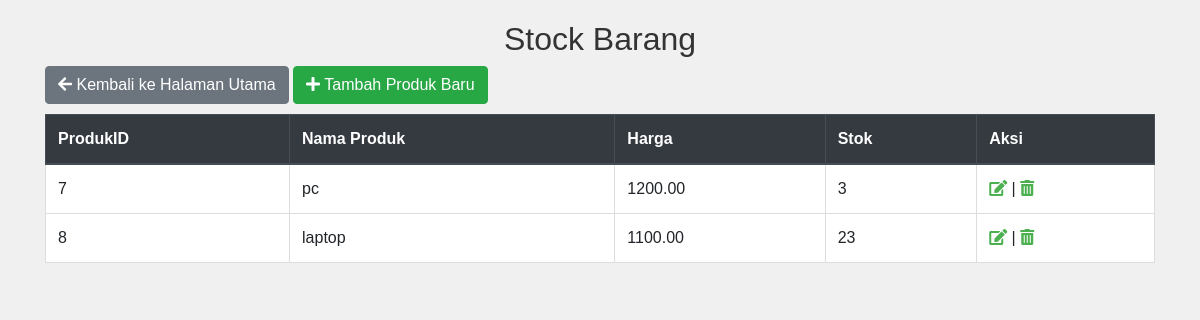
Screenshot of /kasir/stok_barang.php with the database file from the repository.
### tables this page shows
CREATE TABLE `produk` (
  `ProdukID` int(11) NOT NULL,
  `NamaProduk` varchar(255) NOT NULL,
  `Harga` decimal(10,2) NOT NULL,
  `Stok` int(11) NOT NULL
);

### kasir/stok_barang.php (the view, shortened to what this page needs)
<!DOCTYPE html>
<html lang="en">
<head>
    <link href="https://stackpath.bootstrapcdn.com/bootstrap/4.5.2/css/bootstrap.min.css" rel="stylesheet">
    <link rel="stylesheet" href="https://cdnjs.cloudflare.com/ajax/libs/font-awesome/5.15.4/css/all.min.css">
</head>
<body>
    <div class="container">
        <h2>Stock Barang</h2>
        <button class="btn btn-secondary" onclick="location.href='dashboard.php'"><i class="fas fa-arrow-left"></i> Kembali ke Halaman Utama</button>
        <button class="btn btn-success" onclick="location.href='tambah_produk.php'"><i class="fas fa-plus"></i> Tambah Produk Baru</button>
        <table class="table">
            <thead class="thead-dark">
                <tr>
                    <th>ProdukID</th>
                    <th>Nama Produk</th>
                    <th>Harga</th>
                    <th>Stok</th>
                    <th>Aksi</th>
                </tr>
            </thead>
            <tbody>
                <?php
                include 'config.php';
                $sql = "SELECT ProdukID, NamaProduk, Harga, Stok FROM produk";
                $result = mysqli_query($conn, $sql);
                if (mysqli_num_rows($result) > 0) {
                    while ($row = mysqli_fetch_assoc($result)) {
                        echo "<tr>";
                        echo "<td>" . $row["ProdukID"] . "</td>";
                        echo "<td>" . $row["NamaProduk"] . "</td>";
                        echo "<td>" . $row["Harga"] . "</td>";
                        echo "<td>" . $row["Stok"] . "</td>";
                        echo "<td>";
                        echo "<a href='edit_produk.php?id=" . $row["ProdukID"] . "' title='Edit'><i class='fas fa-edit'></i></a>&nbsp;|&nbsp;";
                        echo "<a href='hapus_produk.php?id=" . $row["ProdukID"] . "' title='Hapus'><i class='fas fa-trash-alt'></i></a>";
                        echo "</td>";
                        echo "</tr>";
                    }
                } else {
                    echo "<tr><td colspan='5'>0 hasil</td></tr>";
                }
                ?>
            </tbody>
        </table>
    </div>
</body>
</html>

### kasir/stok_barang.php (style rules this page uses)
body { font-family: Arial, sans-serif; margin: 0; padding: 20px; background-color: #f0f0f0; }
h2 { text-align: center; color: #333; }
.btn { margin-bottom: 10px; }
table { width: 100%; border-collapse: collapse; background-color: #fff; }
table, th, td { border: 1px solid #ddd; }
th, td { padding: 12px; text-align: left; }
th { background-color: #4CAF50; color: white; }
td a { color: #4CAF50; text-decoration: none; }

### rows the page displays
produk: ProdukID "7", NamaProduk "pc", Harga "1200.00", Stok "3"
produk: ProdukID "8", NamaProduk "laptop", Harga "1100.00", Stok "23"
